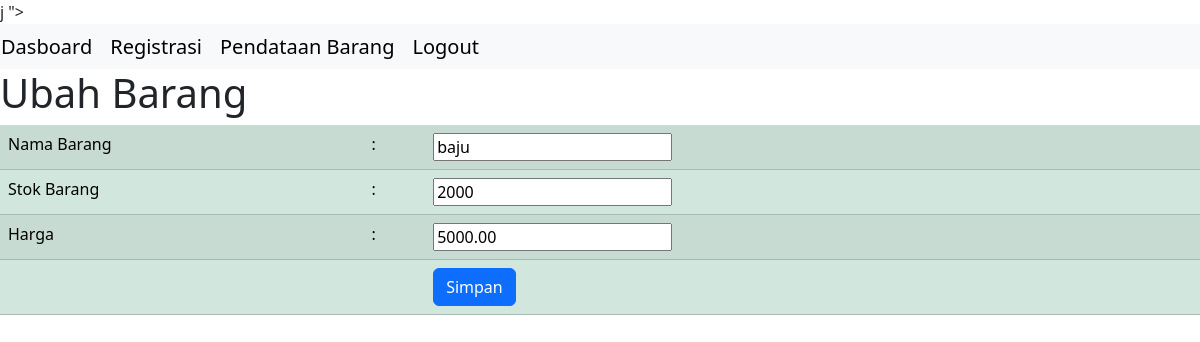
The app's page /admin/v_ubah_barang.php?id_barang=2 (signed in) with its own data.
### tables this page shows
CREATE TABLE `tb_barang` (
  `id_barang` int(11) NOT NULL,
  `nama_barang` varchar(255) NOT NULL,
  `stok_barang` int(11) NOT NULL,
  `harga_barang` decimal(10,2) NOT NULL
);

### admin/v_ubah_barang.php (the view, shortened to what this page needs)
<!DOCTYPE html>
<html lang="en">
<head>
</head>
<body>
  <?php include "navbar.php" ?>
  <h1>Ubah Barang</h1>
  <?php
  include "../config.php";
  $id_barang = $_GET['id_barang'];
  $sql = mysqli_query($koneksi, "SELECT * FROM tb_barang WHERE id_barang='$id_barang'");
  $barang = mysqli_fetch_assoc($sql);
  ?>
  <form action="m_ubah_barang.php" method="post">
    <table class="table table-success table-striped">
      <tr>
        <td>Nama Barang</td>
        <td>:</td>
        <td><input type="text" name="nama_barang" id="" value="<?= $barang['nama_barang'] ?>"></td>
      </tr>
      <tr>
        <td>Stok Barang</td>
        <td>:</td>
        <td><input type="text" name="stok_barang" id="" value="<?= $barang['stok_barang'] ?>"></td>
      </tr>
      <tr>
        <td>Harga</td>
        <td>:</td>
        <td><input type="text" name="harga_barang" id="" value="<?= $barang['harga_barang'] ?>" <i class="bi bi-bag-dash"></i></td>
      </tr>
      <tr>
        <td></td>
        <td></td>
        <td><input type="submit" value="Simpan" class="btn btn-primary"></td>
      </tr>
    </table>
  </form>
</body>
</html>

### records on screen
tb_barang: nama_barang "baju", stok_barang "2000", harga_barang "5000.00"
